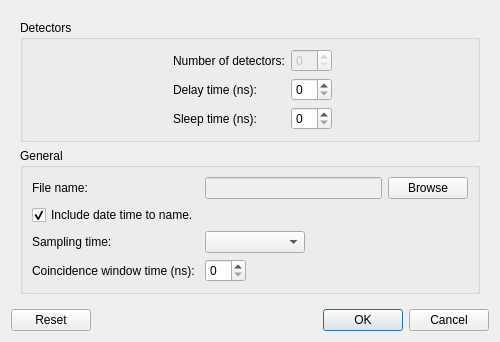
<?xml version="1.0" encoding="UTF-8"?>
<ui version="4.0">
 <class>Dialog</class>
 <widget class="QDialog" name="Dialog">
  <property name="geometry">
   <rect>
    <x>0</x>
    <y>0</y>
    <width>500</width>
    <height>307</height>
   </rect>
  </property>
  <property name="sizePolicy">
   <sizepolicy hsizetype="Preferred" vsizetype="Maximum">
    <horstretch>0</horstretch>
    <verstretch>0</verstretch>
   </sizepolicy>
  </property>
  <property name="windowTitle">
   <string>Default properties</string>
  </property>
  <layout class="QVBoxLayout" name="verticalLayout">
   <item>
    <widget class="QWidget" name="widget" native="true">
     <layout class="QVBoxLayout" name="verticalLayout_2">
      <item>
       <widget class="QGroupBox" name="groupBox">
        <property name="sizePolicy">
         <sizepolicy hsizetype="Preferred" vsizetype="Maximum">
          <horstretch>0</horstretch>
          <verstretch>0</verstretch>
         </sizepolicy>
        </property>
        <property name="title">
         <string>Detectors</string>
        </property>
        <layout class="QFormLayout" name="formLayout">
         <property name="labelAlignment">
          <set>Qt::AlignLeading|Qt::AlignLeft|Qt::AlignVCenter</set>
         </property>
         <property name="formAlignment">
          <set>Qt::AlignHCenter|Qt::AlignTop</set>
         </property>
         <item row="0" column="0">
          <widget class="QLabel" name="label_2">
           <property name="sizePolicy">
            <sizepolicy hsizetype="Expanding" vsizetype="Preferred">
             <horstretch>0</horstretch>
             <verstretch>0</verstretch>
            </sizepolicy>
           </property>
           <property name="text">
            <string>Number of detectors:</string>
           </property>
          </widget>
         </item>
         <item row="1" column="0">
          <widget class="QLabel" name="label_3">
           <property name="text">
            <string>Delay time (ns):</string>
           </property>
          </widget>
         </item>
         <item row="1" column="1">
          <widget class="QSpinBox" name="delay_spinBox">
           <property name="sizePolicy">
            <sizepolicy hsizetype="Maximum" vsizetype="Fixed">
             <horstretch>0</horstretch>
             <verstretch>0</verstretch>
            </sizepolicy>
           </property>
          </widget>
         </item>
         <item row="2" column="0">
          <widget class="QLabel" name="label_4">
           <property name="text">
            <string>Sleep time (ns):</string>
           </property>
          </widget>
         </item>
         <item row="2" column="1">
          <widget class="QSpinBox" name="sleep_spinBox">
           <property name="sizePolicy">
            <sizepolicy hsizetype="Maximum" vsizetype="Fixed">
             <horstretch>0</horstretch>
             <verstretch>0</verstretch>
            </sizepolicy>
           </property>
          </widget>
         </item>
         <item row="0" column="1">
          <widget class="QSpinBox" name="ndetectors_spinBox">
           <property name="enabled">
            <bool>false</bool>
           </property>
           <property name="sizePolicy">
            <sizepolicy hsizetype="Maximum" vsizetype="Fixed">
             <horstretch>0</horstretch>
             <verstretch>0</verstretch>
            </sizepolicy>
           </property>
          </widget>
         </item>
        </layout>
       </widget>
      </item>
      <item>
       <widget class="QGroupBox" name="groupBox_2">
        <property name="sizePolicy">
         <sizepolicy hsizetype="Preferred" vsizetype="Maximum">
          <horstretch>0</horstretch>
          <verstretch>0</verstretch>
         </sizepolicy>
        </property>
        <property name="title">
         <string>General</string>
        </property>
        <layout class="QGridLayout" name="gridLayout">
         <item row="0" column="1">
          <widget class="QLineEdit" name="file_lineEdit">
           <property name="enabled">
            <bool>false</bool>
           </property>
          </widget>
         </item>
         <item row="2" column="0">
          <widget class="QLabel" name="label_6">
           <property name="text">
            <string>Sampling time: </string>
           </property>
          </widget>
         </item>
         <item row="4" column="0">
          <widget class="QLabel" name="label_7">
           <property name="text">
            <string>Coincidence window time (ns):</string>
           </property>
          </widget>
         </item>
         <item row="0" column="0">
          <widget class="QLabel" name="label_5">
           <property name="text">
            <string>File name:</string>
           </property>
          </widget>
         </item>
         <item row="0" column="3">
          <widget class="QPushButton" name="browse_pushButton">
           <property name="text">
            <string>Browse</string>
           </property>
          </widget>
         </item>
         <item row="1" column="0">
          <widget class="QCheckBox" name="time_checkBox">
           <property name="text">
            <string>Include date time to name.</string>
           </property>
           <property name="checked">
            <bool>true</bool>
           </property>
          </widget>
         </item>
         <item row="4" column="1">
          <widget class="QSpinBox" name="coincidence_spinBox">
           <property name="sizePolicy">
            <sizepolicy hsizetype="Maximum" vsizetype="Fixed">
             <horstretch>0</horstretch>
             <verstretch>0</verstretch>
            </sizepolicy>
           </property>
          </widget>
         </item>
         <item row="2" column="1">
          <widget class="QComboBox" name="sampling_box">
           <property name="maximumSize">
            <size>
             <width>100</width>
             <height>16777215</height>
            </size>
           </property>
          </widget>
         </item>
        </layout>
       </widget>
      </item>
     </layout>
    </widget>
   </item>
   <item>
    <widget class="QDialogButtonBox" name="buttonBox">
     <property name="orientation">
      <enum>Qt::Horizontal</enum>
     </property>
     <property name="standardButtons">
      <set>QDialogButtonBox::Cancel|QDialogButtonBox::Ok|QDialogButtonBox::Reset</set>
     </property>
     <property name="centerButtons">
      <bool>false</bool>
     </property>
    </widget>
   </item>
  </layout>
 </widget>
 <tabstops>
  <tabstop>ndetectors_spinBox</tabstop>
  <tabstop>delay_spinBox</tabstop>
  <tabstop>sleep_spinBox</tabstop>
  <tabstop>file_lineEdit</tabstop>
  <tabstop>browse_pushButton</tabstop>
  <tabstop>time_checkBox</tabstop>
  <tabstop>coincidence_spinBox</tabstop>
 </tabstops>
 <resources/>
 <connections>
  <connection>
   <sender>buttonBox</sender>
   <signal>accepted()</signal>
   <receiver>Dialog</receiver>
   <slot>accept()</slot>
   <hints>
    <hint type="sourcelabel">
     <x>248</x>
     <y>254</y>
    </hint>
    <hint type="destinationlabel">
     <x>157</x>
     <y>274</y>
    </hint>
   </hints>
  </connection>
  <connection>
   <sender>buttonBox</sender>
   <signal>rejected()</signal>
   <receiver>Dialog</receiver>
   <slot>reject()</slot>
   <hints>
    <hint type="sourcelabel">
     <x>316</x>
     <y>260</y>
    </hint>
    <hint type="destinationlabel">
     <x>286</x>
     <y>274</y>
    </hint>
   </hints>
  </connection>
 </connections>
</ui>
